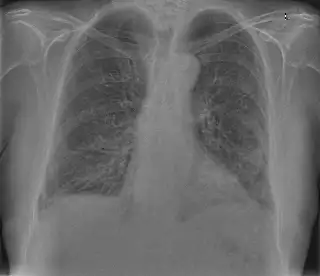
#> input picture Chapter 07/ch 07-10/medical.png, 320 x 276 px
$ jupyter execute notebook.ipynb
#> lines starting #> are read from the running program, lines starting #| are printed output that depends on the picture
[cell 1]
import cv2 as cv
import numpy as np
import matplotlib.pyplot as plt

img = cv.imread('medical.png', cv.IMREAD_GRAYSCALE)
#> img: shape (276, 320); min 0, max 251, mean 106.8

kernel = np.ones((5,5), np.uint8)

top_hat = cv.morphologyEx(img, cv.MORPH_TOPHAT, kernel)
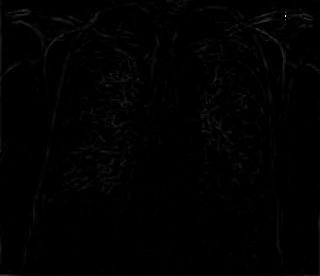
#> top_hat: shape (276, 320); min 0, max 246, mean 1.4
black_hat = cv.morphologyEx(img, cv.MORPH_BLACKHAT, kernel)

res = img + top_hat - black_hat

plt.subplot(1,2,1), plt.imshow(img, cmap='gray')
plt.xticks([]), plt.yticks([])

plt.subplot(1,2,2), plt.imshow(res, cmap='gray')
plt.xticks([]), plt.yticks([])
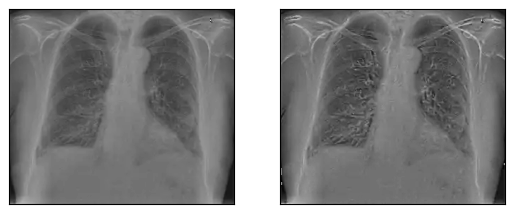
#> figure drawn by matplotlib, 2 panels
